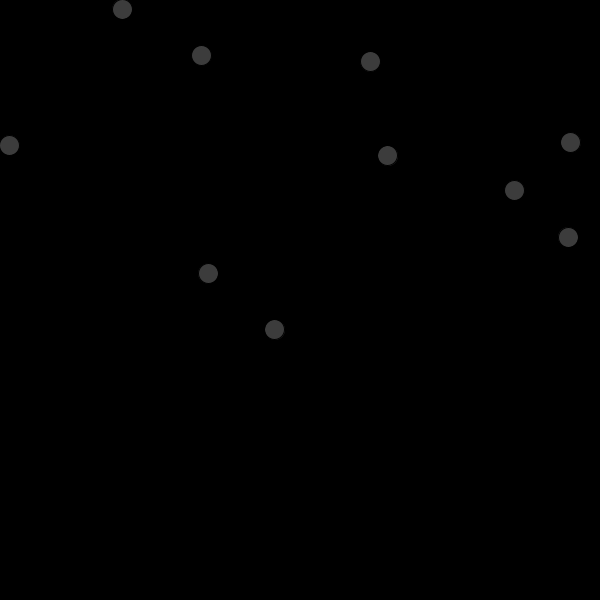
Frame 1 (no input)
Frame 60 (the mouse pressed at the canvas centre just before this capture): identical to frame 1, image omitted
Frame 120 (the mouse held since frame 60 and released just before this capture): identical to frame 1, image omitted

The Processing sketch that drew this single still picture (run headless with seeded random() and noise(); from frame 60 on, the mouse is pressed at the canvas centre):

// Processing sketch: mapping_keys_to_objects
// ── mapping_keys_to_objects.pde
Thing[] things;
int howMany = 10;

void setup() {
  size(600, 600);
  things = new Thing[howMany];
  for(int i=0; i<howMany; i++) {
    things[i] = new Thing();
  }
}

void draw() {
  background(0);
  for(int i=0; i<howMany; i++) {
    things[i].display();
  }
}
void keyPressed() {
  things[keyCode % howMany].glow();
}

class Thing {
  float x;
  float y;
  float bri;
  Thing() {
    x = random(width);
    y = random(height);
    bri = 60;
  }
  void display() {
    fill(bri);
    ellipse(x, y, 20, 20);
    if(bri > 60) {
      bri = bri - 4;
    }
  }
  void glow() {
    bri = 255;
  }
}
